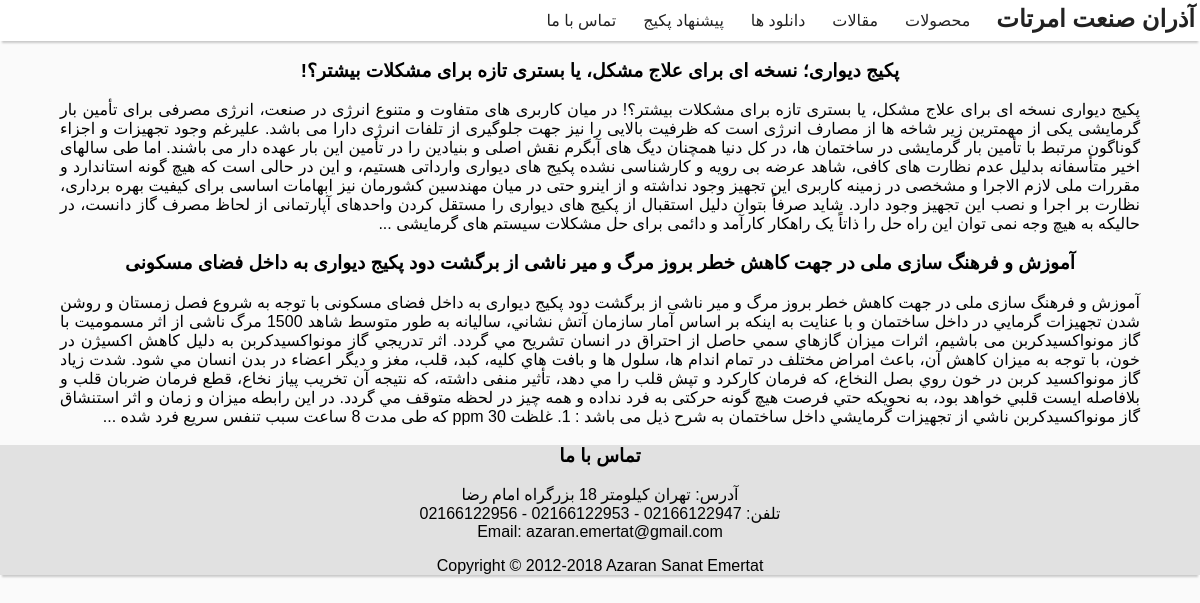
The app's page /articles/ with its own data.
### tables this page shows
CREATE TABLE "Articles" (
	`id`	INTEGER NOT NULL PRIMARY KEY AUTOINCREMENT UNIQUE,
	`title`	TEXT,
	`plain_format`	TEXT,
	`html_format`	TEXT
);

### package_selection.py (the view)
@app.route('/articles/')
def articles_page():
    db_connect = sqlite3.connect(db_path)
    cursor = db_connect.cursor()
    cursor.execute('SELECT * FROM Articles')
    articles = cursor.fetchall()
    cursor.close()
    articleArray = []
    for article in articles:
        articleObj = {}
        articleObj['id'] = article[0]
        articleObj['title'] = article[1]
        articleObj['summary'] = article[2][:1000] + ' ...'
        articleArray.append(articleObj)
    return render_template('articles_fa.html', articles=articleArray)

### templates/articles_fa.html (shortened to what this page needs)
<!DOCTYPE html>
<html lang="fa" dir="rtl">
<head>
    <link rel="stylesheet" type="text/css" media="screen" href="/static/styles.css">
</head>
<body>
    {% include 'header.html' %}
    <main>
        {% for article in articles %}
        <p><h3>{{article['title']}}</h3></p>
        <p>{{article['summary']}}</p>
        {% endfor %}
    </main>
</body>
{% include 'footer.html' %}
</html>

### static/styles.css (style rules this page uses)
body, html { margin: 0; padding: 0; }
html { background: #fafafa; font-family: MyYekan, Tahoma, Arial, Helvetica, sans-serif; }
body > main { padding: 0 5vw; text-align: justify; }
h3 { text-align: center; }

### records on screen
Articles: title "پکیج دیواری؛ نسخه ای برای علاج مشکل، یا بستری تازه برای مشکلات بیشتر؟!", summary "پکیج دیواری نسخه ای برای علاج مشکل، یا بستری تازه برای مشکلات بیشتر؟! در میان کاربری های متفاوت و متنوع انرژی در صنعت، انرژی مصرفی برای تأمین بار گرمایشی یکی از مهمترین زیر شاخه ها از مصارف انرژی است که ظرفیت بالایی را نیز جهت جلوگیری از تلفات انرژی دارا می باشد. علیرغم وجود تجهیزات و اجزاء گوناگون مرتبط با تأمین بار گرمایشی در ساختمان ها، در کل دنیا همچنان دیگ های آبگرم نقش اصلی و بنیادین را در تأمین این بار عهده دار می باشند. اما طی سالهای اخیر متأسفانه بدلیل عدم نظارت های کافی، شاهد عرضه بی رویه و کارشناسی نشده پکیج های دیواری وارداتی هستیم، و این در حالی است که هیچ گونه استاندارد و مقررات ملی لازم الاجرا و مشخصی در زمینه کاربری این تجهیز وجود نداشته و از اینرو حتی در میان مهندسین…"
Articles: title "آموزش و فرهنگ سازی ملی در جهت کاهش خطر بروز مرگ و میر ناشی از برگشت دود پکیج دیواری به داخل فضای مسکونی", summary "آموزش و فرهنگ سازی ملی در جهت کاهش خطر بروز مرگ و میر ناشی از برگشت دود پکیج دیواری به داخل فضای مسکونی با توجه به شروع فصل زمستان و روشن شدن تجهيزات گرمايي در داخل ساختمان و با عنایت به اينكه بر اساس آمار سازمان آتش نشاني، ساليانه به طور متوسط شاهد 1500 مرگ ناشی از اثر مسموميت با گاز مونواكسيدكربن می باشیم، اثرات ميزان گازهاي سمي حاصل از احتراق در انسان تشريح مي گردد. اثر تدريجي گاز مونواكسيدکربن به دليل كاهش اكسيژن در خون، با توجه به ميزان كاهش آن، باعث امراض مختلف در تمام اندام ها، سلول ها و بافت هاي كليه، کبد، قلب، مغز و دیگر اعضاء در بدن انسان مي شود. شدت زياد گاز مونواكسيد کربن در خون روي بصل النخاع، كه فرمان كاركرد و تپش قلب را مي دهد، تأثیر منفی داشته، كه نتيجه آن تخريب پياز نخاع،…"
